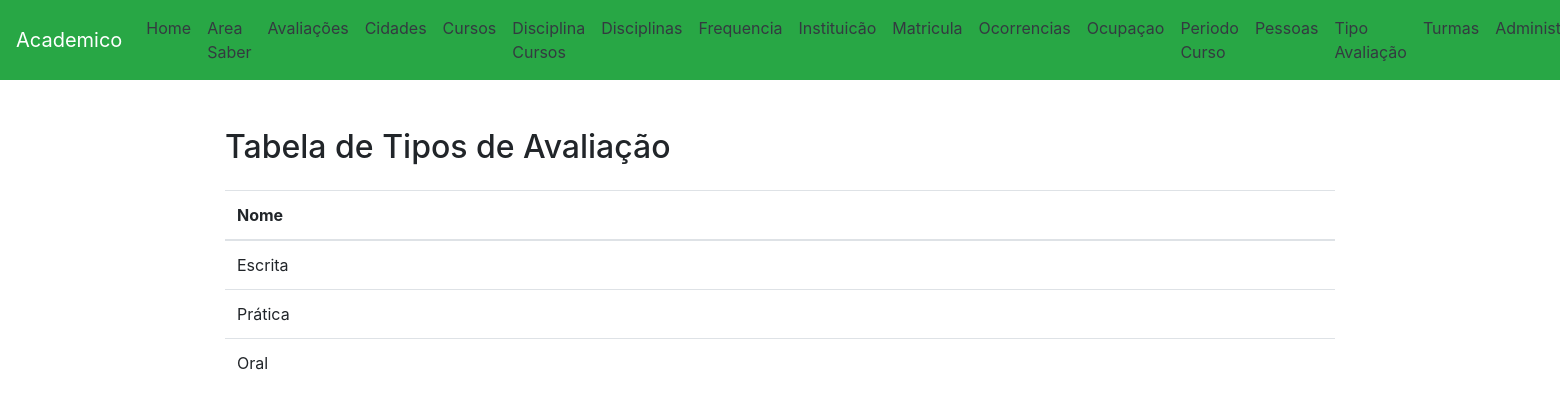
The app's page /tipo_avaliacao/ with its own data.
### app/models.py (models this page shows, shortened)
class TipoAvaliacao(models.Model):
    nome = models.CharField(max_length=100, verbose_name="Tipo de avalição")
    class Meta:
        verbose_name = "Tipo avaliação"
        verbose_name_plural = "Tipos avaliações"

### app/views.py (the view)
# urls.py: path('tipo_avaliacao/', TipoAvaliacaoView.as_view(), name='tipo_avaliacao'),
class TipoAvaliacaoView(View):
    def get(self, request, *args, **kwargs):
        tipo_avaliacao = TipoAvaliacao.objects.all()
        return render(request, 'tipo_avaliacao.html', {'tipo_avaliacao' : tipo_avaliacao})

### app/templates/tipo_avaliacao.html (shortened to what this page needs)
<!DOCTYPE html>
<html lang="pt-BR">
<head>
    <link rel="stylesheet" href="https://maxcdn.bootstrapcdn.com/bootstrap/4.5.2/css/bootstrap.min.css">
</head>
<body>
    <nav class="navbar navbar-expand-lg navbar-dark bg-success">
        <a class="navbar-brand" href="/">Academico</a>
<div class="collapse navbar-collapse" id="navbarNav">
<ul class="navbar-nav">
    <li class="nav-item">
        <a class="nav-link text-dark" href="/">Home</a>
    </li>
    <li class="nav-item">
        <a class="nav-link text-dark" href="/area_saber/">Area Saber</a>
    </li>
    <li class="nav-item">
        <a class="nav-link text-dark" href="/avaliacoes/">Avaliações</a>
    </li>
    <li class="nav-item">
        <a class="nav-link text-dark" href="/cidades/">Cidades</a>
    </li>
    <li class="nav-item">
        <a class="nav-link text-dark" href="/cursos/">Cursos</a>
    </li>
    <li class="nav-item">
        <a class="nav-link text-dark" href="/disciplina_cursos/">Disciplina Cursos</a>
    </li>
    <li class="nav-item">
        <a class="nav-link text-dark" href="/disciplinas/">Disciplinas</a>
    </li>
    <li class="nav-item">
        <a class="nav-link text-dark" href="/frequencia/">Frequencia</a>
    </li>
    <li class="nav-item">
        <a class="nav-link text-dark" href="/instituicao/">Instituicão</a>
    </li>
    <li class="nav-item">
        <a class="nav-link text-dark" href="/matricula/">Matricula</a>
    </li>
    <li class="nav-item">
        <a class="nav-link text-dark" href="/ocorrencias/">Ocorrencias</a>
    </li>
    <li class="nav-item">
        <a class="nav-link text-dark" href="/ocupacao/">Ocupaçao</a>
    </li>
    <li class="nav-item">
        <a class="nav-link text-dark" href="/periodo_cursos/">Periodo Curso</a>
    </li>
    <li class="nav-item">
        <a class="nav-link text-dark" href="/pessoas/">Pessoas</a>
    </li>
    <li class="nav-item">
        <a class="nav-link text-dark" href="/tipo_avaliacao/">Tipo Avaliação</a>
    </li>
    <li class="nav-item">
        <a class="nav-link text-dark" href="/turmas/">Turmas</a>
    </li>
    <li class="nav-item">
        <a class="nav-link text-dark" href="/admin/">Administração</a>
    </li>
</ul>
</div>
</nav>
<div class="container mt-5">
    <h2 class="mb-4">Tabela de Tipos de Avaliação</h2>
<table class="table">
    <thead>
        <tr>
        <th scope="col">Nome</th>
        </tr>
    </thead>
    <tbody>
    {% for tipo_avaliacao in tipo_avaliacao %}
    <tr>
    <td>{{ tipo_avaliacao.nome }}</td>
    </tr>
    {% endfor %}
    </tbody>
</table>
</div>
</body>
</html>

### records on screen
TipoAvaliacao: nome "Escrita"
TipoAvaliacao: nome "Prática"
TipoAvaliacao: nome "Oral"
